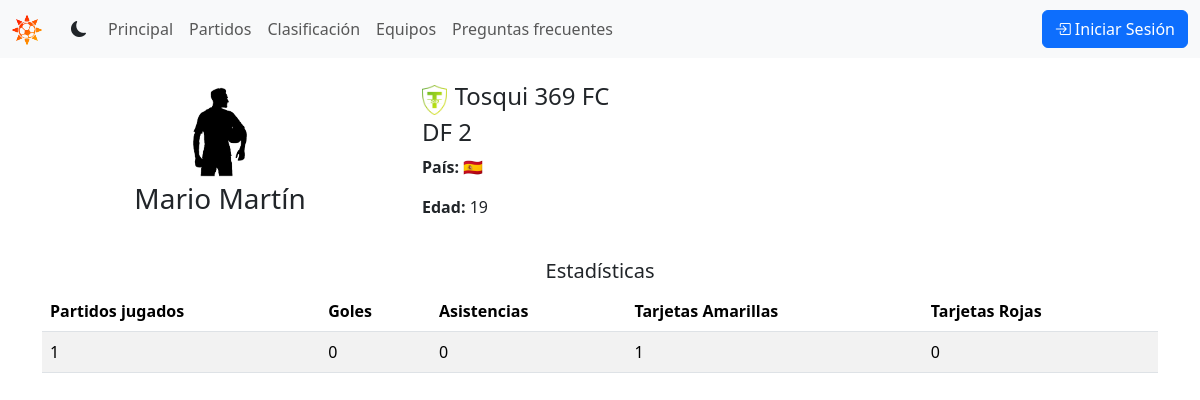
The app's page /players/8/, older data.
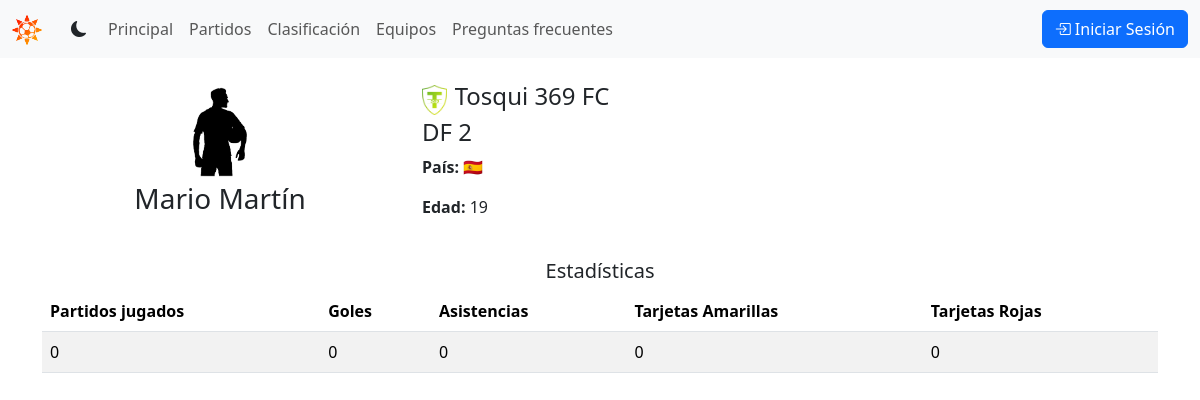
The same page, newer data.
### players/models.py (models this page shows, shortened)
class Player(models.Model):
    user = models.OneToOneField(settings.AUTH_USER_MODEL, on_delete=models.CASCADE)
    photo = models.ImageField(upload_to='players', default='players/default.png')
    team = models.ForeignKey('tournament.Team', related_name='players', null=True, on_delete=models.CASCADE)
    birthdate = models.DateField(blank=True, null=True)
    country = models.CharField(max_length=20, default='🇪🇸')
    number = models.SmallIntegerField(blank=True, default=00)
    GOALKEEPER = 'GK'
    DEFENDER = 'DF'
    MIDFIELDER = 'MD'
    FORWARD = 'FW'
    ROLE = {
        GOALKEEPER: 'Portero',
        DEFENDER: 'Defensa',
        MIDFIELDER: 'Centrocampista',
        FORWARD: 'Delantero'
    }
    position = models.CharField(
        max_length=2,
        choices=ROLE,
        default=MIDFIELDER,
    )
    played=models.SmallIntegerField(default=0)
    goals=models.SmallIntegerField(default=0)
    assists = models.SmallIntegerField(default=0)
    yellow_cards = models.SmallIntegerField(default=0)
    red_cards = models.SmallIntegerField(default=0)
    class Meta:
        ordering = ['team', 'position', 'number']

### tournament/models.py (models this page shows, shortened)
class Team(models.Model):
    name = models.CharField(max_length=100, unique=True)
    club_code = models.CharField(max_length=3, unique=True, default='UFC')
    shield = models.ImageField(upload_to='shields', default='shields/default.png')
    info = models.TextField(max_length=1000, blank=True)
    class Meta:
        ordering = ['name']

### players/views.py (the view)
# urls.py: path('<player_id>/', views.player_info, name='player-info'),
def player_info(request, player_id):
    player = Player.objects.get(id=player_id)
    age = get_player_age(player.birthdate)
    return render(request, 'players/player.html', {'player': player, 'age': age})

### shared/funcs.py (called while the page is built)
def get_player_age(birthdate: date) -> int:
    now = date.today()
    TODAY = now.day
    MONTH = now.month
    YEAR = now.year
    if birthdate.month > MONTH:
        return YEAR - birthdate.year - 1
    elif birthdate.month == MONTH:
        if birthdate.day > TODAY:
            return YEAR - birthdate.year - 1
        else:
            return YEAR - birthdate.year
    else:
        return YEAR - birthdate.year

### players/templates/players/player.html
{% extends "base.html" %}
{% block content %}
<div class="container mt-4">
    <div class="row">
        <div class="col-md-4 text-center">
            <img src="{{ player.photo.url }}" class="img-fluid" style="max-width: 100px; max-height: 100px;" alt="Foto de {{ player.user.first_name }} {{ player.user.last_name }}">
            <h3>{{ player.user.first_name }} {{ player.user.last_name }}</h3>
        </div>
        <div class="col-md-8">
            <div class="d-flex align-items-center">
                <img src="{{ player.team.shield.url }}" class="img-fluid" style="max-width: 30px; max-height: 30px;" alt="Escudo de {{ player.team.name }}">
                <h4 class="ms-2">{{ player.team.name }}</h4>
            </div>
            <h4>{{ player.position }}  {{ player.number }}</h4>
            <p><strong>País:</strong> {{ player.country }}</p>
            <p><strong>Edad:</strong> {{ age }}</p>
        </div>
    </div>
    <h2 class="lead text-center mt-4">Estadísticas</h2>
    <table class="table table-striped">
        <thead>
            <tr>
                <th>Partidos jugados</th>
                <th>Goles</th>
                <th>Asistencias</th>
                <th>Tarjetas Amarillas</th>
                <th>Tarjetas Rojas</th>
            </tr>
        </thead>
        <tbody>
            <tr>
                <td>{{ player.played }}</td>
                <td>{{ player.goals }}</td>
                <td>{{ player.assists }}</td>
                <td>{{ player.yellow_cards }}</td>
                <td>{{ player.red_cards }}</td>
            </tr>
        </tbody>
    </table>
</div>
{% endblock %}

Row changes from the older to the newer data that the page shows:
changed Player "DF": played "1" → "0"; yellow_cards "1" → "0"
